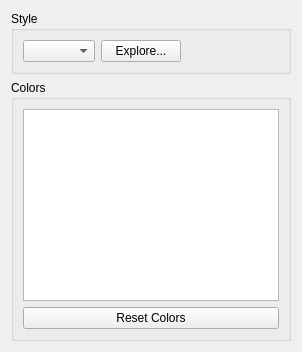
     <widget class="QWidget" name="tab">
      <attribute name="title">
       <string>Theme</string>
      </attribute>
      <layout class="QVBoxLayout" name="verticalLayout_20">
       <item>
        <widget class="QGroupBox" name="groupBox_11">
         <property name="title">
          <string>Style</string>
         </property>
         <property name="alignment">
          <set>Qt::AlignLeading|Qt::AlignLeft|Qt::AlignTop</set>
         </property>
         <layout class="QHBoxLayout" name="horizontalLayout_13">
          <item>
           <widget class="QComboBox" name="styleBox">
            <property name="toolTip">
             <string>Visual theme of the user interface.</string>
            </property>
            <property name="whatsThis">
             <string>Visual theme of the user interface.</string>
            </property>
           </widget>
          </item>
          <item>
           <widget class="QPushButton" name="exploreStyles">
            <property name="text">
             <string>Explore...</string>
            </property>
           </widget>
          </item>
          <item>
           <spacer name="horizontalSpacer_5">
            <property name="orientation">
             <enum>Qt::Horizontal</enum>
            </property>
            <property name="sizeHint" stdset="0">
             <size>
              <width>40</width>
              <height>20</height>
             </size>
            </property>
           </spacer>
          </item>
         </layout>
        </widget>
       </item>
       <item>
        <layout class="QVBoxLayout" name="verticalLayout_18">
         <item>
          <widget class="QGroupBox" name="ModlistGroupBox">
           <property name="title">
            <string>Colors</string>
           </property>
           <layout class="QVBoxLayout" name="verticalLayout_13">
            <item>
             <widget class="ColorTable" name="colorTable">
              <property name="editTriggers">
               <set>QAbstractItemView::NoEditTriggers</set>
              </property>
              <property name="selectionMode">
               <enum>QAbstractItemView::SingleSelection</enum>
              </property>
              <property name="selectionBehavior">
               <enum>QAbstractItemView::SelectRows</enum>
              </property>
              <property name="verticalScrollMode">
               <enum>QAbstractItemView::ScrollPerPixel</enum>
              </property>
              <property name="cornerButtonEnabled">
               <bool>false</bool>
              </property>
              <attribute name="horizontalHeaderVisible">
               <bool>false</bool>
              </attribute>
              <attribute name="horizontalHeaderHighlightSections">
               <bool>false</bool>
              </attribute>
              <attribute name="horizontalHeaderStretchLastSection">
               <bool>true</bool>
              </attribute>
              <attribute name="verticalHeaderVisible">
               <bool>false</bool>
              </attribute>
             </widget>
            </item>
            <item>
             <widget class="QWidget" name="widget_5" native="true">
              <layout class="QHBoxLayout" name="horizontalLayout_3">
               <property name="leftMargin">
                <number>0</number>
               </property>
               <property name="topMargin">
                <number>0</number>
               </property>
               <property name="rightMargin">
                <number>0</number>
               </property>
               <property name="bottomMargin">
                <number>0</number>
               </property>
               <item>
                <widget class="QPushButton" name="resetColorsBtn">
                 <property name="toolTip">
                  <string>Reset all colors to their default value.</string>
                 </property>
                 <property name="whatsThis">
                  <string>Reset all colors to their default value.</string>
                 </property>
                 <property name="text">
                  <string>Reset Colors</string>
                 </property>
                </widget>
               </item>
              </layout>
             </widget>
            </item>
           </layout>
          </widget>
         </item>
        </layout>
       </item>
      </layout>
     </widget>
